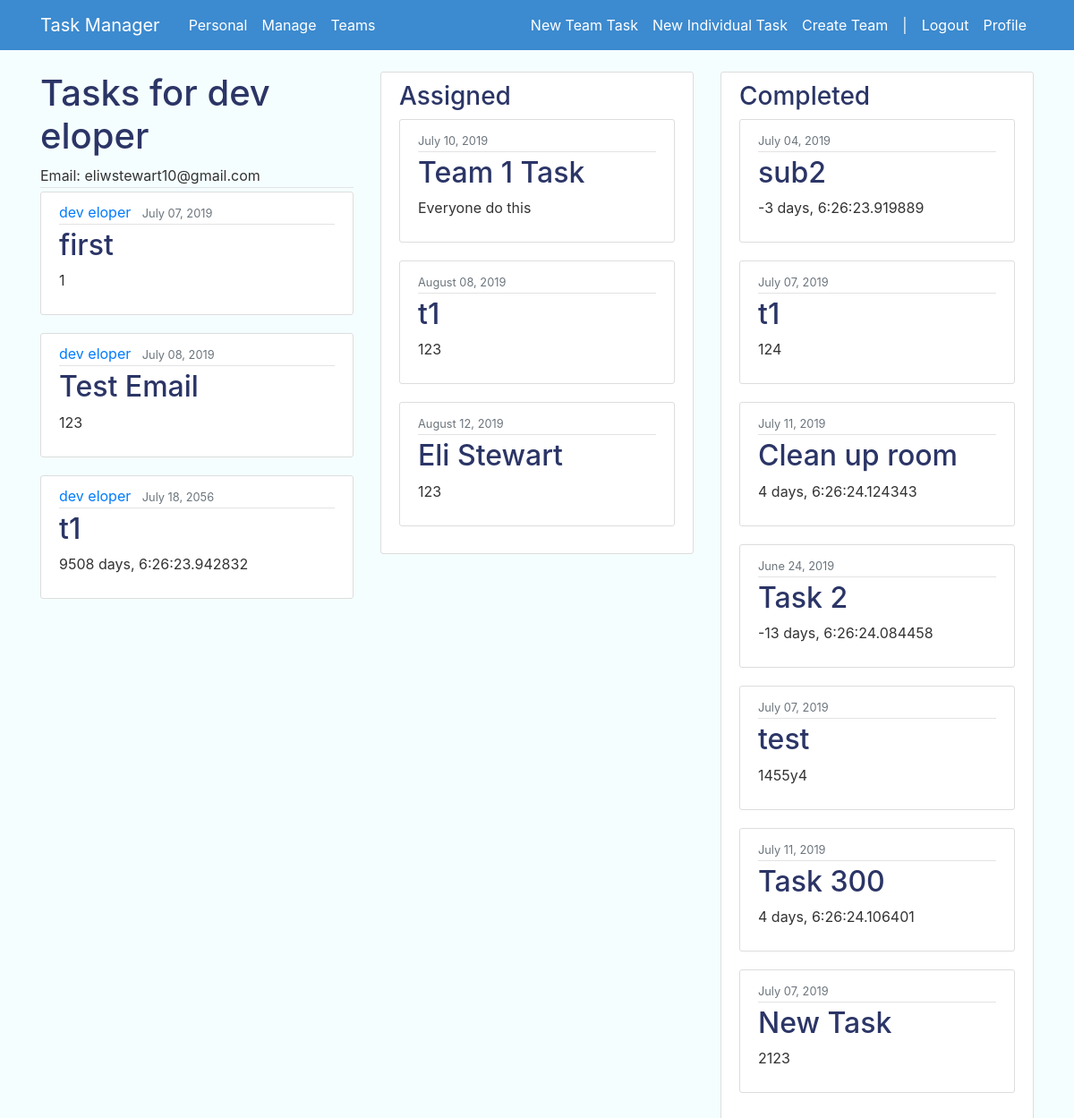
Page /dashboard/user/developer/ (signed in) on the committed database.
### todo_list/models.py (models this page shows, shortened)
class Task(models.Model):
	team = models.ForeignKey(Team, related_name='Team', on_delete=models.CASCADE, null=True, blank=True)
	name = models.CharField(max_length=100, null=True, blank=True)
	description = models.TextField(null=True, blank=True)
	due = models.DateTimeField(default=(timezone.now() + timezone.timedelta(minutes = 330)))
	assignee = models.ForeignKey(User, related_name='Assigned_To', on_delete=models.CASCADE, null=True, blank=True)
	assigner = models.ForeignKey(User, related_name='Assigned_By', on_delete=models.CASCADE, null=True, blank=True)
	STATUSES = (
		('P', "Pending"),
		('TD', "To Do"),
		('D', "Done"),
		)
	status = models.CharField(max_length=100, choices=STATUSES, default='P')
	parent = models.ForeignKey('Task', related_name='Parent', on_delete=models.CASCADE, null=True, blank=True)
	RECUR = (
		('N', "Never"),
		('D', "Daily"),
		('W', "Weekly"),
		('M', "Monthly"),
		('Y', "Yearly"),
		)
	recurring = models.CharField(max_length=100, choices=RECUR, default='N')
	start = models.DateTimeField(null=True, blank=True, default=(timezone.now() + timezone.timedelta(minutes = 330)))
	end = models.DateTimeField(null=True, blank=True, default=(timezone.now() + timezone.timedelta(minutes = 330))+timezone.timedelta(days=99999) )
	subtasks = models.BooleanField(default=False)
	finished =  models.DateTimeField(null=True, blank=True)
	PRIORITY = (
			('L', 'Late'),
			('T', 'Today'),
			('W', 'Week'),
			('D', 'Default')
			)
	priority = models.CharField(max_length=100, choices=PRIORITY, default='D')

### todo_list/views.py (the view)
# urls.py: path('user/<str:username>/', UserTaskListView.as_view(), name='user-tasks'),
class UserTaskListView(LoginRequiredMixin, ListView):
	model = Task
	template_name = 'todo_list/user_tasks.html'
	ordering = ['due']
	def get_queryset(self):
		user = get_object_or_404(User, username=self.kwargs.get('username'))
		return Task.objects.filter(assignee=user).filter(parent=None).order_by('due')
	def get_context_data(self, **kwargs):
		user = get_object_or_404(User, username=self.kwargs.get('username'))
		context = super(UserTaskListView, self).get_context_data(**kwargs)
		context['user'] = user
		context['tasks'] = Task.objects.filter(status='TD').filter(assignee=user).filter(parent=None).order_by('due')
		context['done'] = Task.objects.filter(status='D').filter(assignee=user).filter(parent=None).order_by('finished')[:15]
		context['pend'] = Task.objects.filter(status='P').filter(assignee=user).order_by('due')
		context['width'] = '4'
		context['email'] = Email.objects.all().exists()
		return context

### todo_list/templates/todo_list/user_tasks.html (shortened to what this page needs)
{% extends "todo_list/base.html" %}
{% block content %}
<div class="media">
      <div>
        <h1>Tasks for {{user.first_name}} {{user.last_name}}</h1>
        <div class="article-metadata"> Email: {{user.email}}</div>
    </div>
  </div>
 {% for task in tasks %}
<article class="media content-section">
  <div class="media-body">
    <div class="article-metadata">
      <a class="mr-2" href="{% url 'user-tasks' task.assigner.username %}">{{ task.assigner.first_name}} {{ task.assigner.last_name}}</a>
      <small class="text-muted">{{task.due|date:"F d, Y"}}</small>
    </div>
    <h2>
    <a class="article-title" href="{% url 'task-detail' task.id %}">{{task.name}}</a>
  </h2>
    <p class="article-content">{{ task.description }}</p>
  </div>
</article>
 {% endfor %}
{% endblock content %}
{% block content2 %}
<div class="col-md-4">
<div class="content-section">
<h3>Assigned</h3>
{% for task in pend %}
<article class="media content-section">
  <div class="media-body">
    <div class="article-metadata">
      <small class="text-muted">{{task.due|date:"F d, Y"}}</small>
    </div>
    <h2>
    <a class="article-title" href="{% url 'task-detail' task.id %}">{{task.name}}</a>
  </h2>
    <p class="article-content">{{ task.description }}</p>
  </div>
</article>
{% endfor %}
</div>
</div>
{% endblock content2 %}
{% block content3 %}
<div class="col-md-4">
<div class="content-section">
<h3>Completed</h3>
{% for task in done %}
<article class="media content-section">
  <div class="media-body">
    <div class="article-metadata">
      <small class="text-muted">{{task.due|date:"F d, Y"}}</small>
    </div>
    <h2>
    <a class="article-title" href="{% url 'task-detail' task.id %}">{{task.name}}</a>
  </h2>
    <p class="article-content">{{ task.description }}</p>
  </div>
</article>
{% endfor %}
</div>
</div>
{% endblock content3 %}

### todo_list/static/todo_list/main.css (style rules this page uses)
body { background: #f5feff; color: #333333; margin-top: 5rem; }
h1, h2, h3, h4, h5, h6 { color: #2b3566; }
.content-section { background: #ffffff; padding: 10px 20px; border: 1px solid #dddddd; border-radius: 3px; margin-bottom: 20px; }
.article-title { color: #2b3566; }
.article-content { white-space: pre-line; }
.article-metadata { padding-bottom: 1px; margin-bottom: 4px; border-bottom: 1px solid #e3e3e3 }

### rows in the picture
Task: assigner.first_name "dev", assigner.last_name "eloper", due "July 07, 2019", name "first", description "1"
Task: assigner.first_name "dev", assigner.last_name "eloper", due "July 08, 2019", name "Test Email", description "123"
Task: assigner.first_name "dev", assigner.last_name "eloper", due "July 18, 2056", name "t1", description "9508 days, 6:26:23.942832"
Task: due "July 10, 2019", name "Team 1 Task", description "Everyone do this"
Task: due "August 08, 2019", name "t1", description "123"
Task: due "August 12, 2019", name "Eli Stewart", description "123"
Task: due "July 04, 2019", name "sub2", description "-3 days, 6:26:23.919889"
Task: due "July 07, 2019", name "t1", description "124"
Task: due "July 11, 2019", name "Clean up room", description "4 days, 6:26:24.124343"
Task: due "June 24, 2019", name "Task 2", description "-13 days, 6:26:24.084458"
Task: due "July 07, 2019", name "test", description "1455y4"
Task: due "July 11, 2019", name "Task 300", description "4 days, 6:26:24.106401"
Task: due "July 07, 2019", name "New Task", description "2123"

### other values in the picture
{{ user.first_name }} "dev"
{{ user.last_name }} "eloper"
{{ user.email }} "eliwstewart10@gmail.com"
